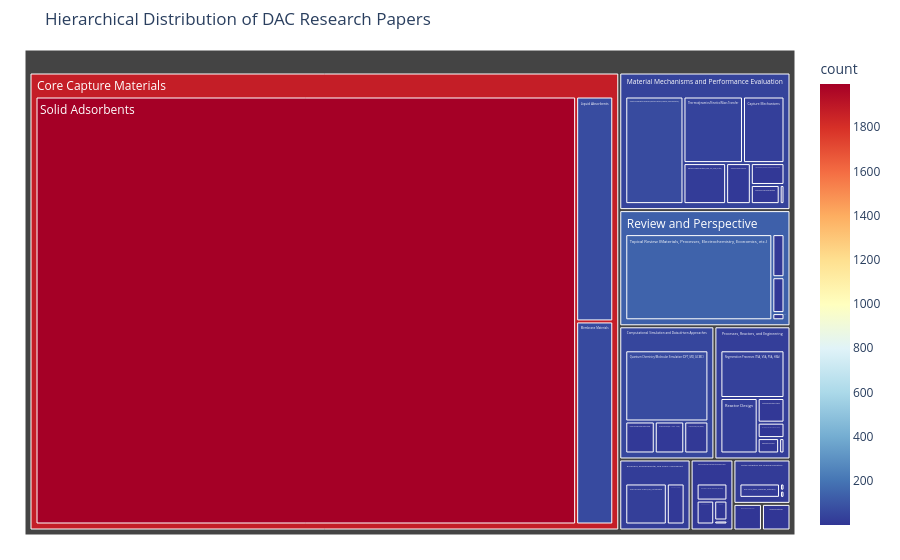

The notebook cell this image was saved under:
### Code cell
# Interactive visualization of class hierarchy
import plotly.express as px

# Create a treemap for class hierarchy
hierarchy_data = df.groupby(['Class', 'Sub-Class 1']).size().reset_index(name='count')

fig = px.treemap(hierarchy_data, 
                 path=['Class', 'Sub-Class 1'], 
                 values='count',
                 title='Hierarchical Distribution of DAC Research Papers',
                 color='count',
                 color_continuous_scale='RdYlBu_r')

fig.update_layout(margin=dict(t=50, l=25, r=25, b=25))
fig.show()

### Figure 1 — Plotly figure (JSON) as saved in the notebook; plotly's stock layout.template omitted (floating-point values rounded to 4 significant figures)
{"data": [{"branchvalues": "total", "customdata": [[11.0], [11.0], [9.0], [69.0], [72.0], [65.0], [1995.0], [12.0], [28.0], [10.0], [1.0], [8.0], [5.0], [1.0], [2.0], [2.0], [1.0], [30.0], [8.0], [6.0], [19.0], [1.0], [11.0], [68.0], [43.0], [2.0], [1.0], [2.0], [1.0], [8.0], [25.0], [5.0], [4.0], [37.0], [1.0], [1.0], [5.0], [6.0], [145.0], [1.0], [18.0], [1.0], [50.84], [1871.0], [23.2], [7.917], [1.667], [42.77], [1.667], [26.25], [134.3], [16.3]], "domain": {"x": [0.0, 1.0], "y": [0.0, 1.0]}, "hovertemplate": "labels=%{label}<br>count_sum=%{value}<br>parent=%{parent}<br>id=%{id}<br>count=%{color}<extra></extra>", "ids": ["Computational Simulation and Data-driven Approaches/Machine Learning-assisted Materials Design", "Computational Simulation and Data-driven Approaches/Multiscale Modeling (atom → reactor → system)", "Computational Simulation and Data-driven Approaches/Process Simulation (Aspen, gPROMS)", "Computational Simulation and Data-driven Approaches/Quantum Chemistry/Molecular Simulation (DFT, MD, GCMC)", "Core Capture Materials/Liquid Absorbents", "Core Capture Materials/Membrane Materials", "Core Capture Materials/Solid Adsorbents", "Economic, Environmental, and Policy Assessment/Life Cycle Assessment (LCA), Carbon Footprint", "Economic, Environmental, and Policy Assessment/Techno-economic Analysis (TEA), Cost Estimation", "Electrochemical/Photoelectrochemical DAC/Electrocatalytic CO2 Reduction Coupled with DAC (eDAC+CO2RR)", "Electrochemical/Photoelectrochemical DAC/Electrocatalytic CO₂ Reduction Coupled with DAC (eDAC+CO₂RR)", "Electrochemical/Photoelectrochemical DAC/Electrochemically Mediated Adsorption/Desorption (ESA)", "Electrochemical/Photoelectrochemical DAC/Photoelectrochemical DAC", "Experimental Methods and Testing Standards/DAC Performance Testing Methods", "Experimental Methods and Testing Standards/DAC Performance Testing Methods (dynamic breakthrough, static adsorption)", "Experimental Methods and Testing Standards/In-situ/Operando Characterization Techniques", "Experimental Methods and Testing Standards/Standardized Material Testing Protocols", "Material Mechanisms and Performance Evaluation/Capture Mechanisms", "Material Mechanisms and Performance Evaluation/Capture Mechanisms (physisorption, chemisorption, interfacial coordination)", "Material Mechanisms and Performance Evaluation/Material Characterization", "Material Mechanisms and Performance Evaluation/Material Characterization (XRD, XPS, FTIR, in situ)", "Material Mechanisms and Performance Evaluation/Selectivity and Interference Resistance (O₂, H₂O, impurities)", "Material Mechanisms and Performance Evaluation/Stability and Degradation Mechanisms", "Material Mechanisms and Performance Evaluation/Stability and Degradation Mechanisms (moisture resistance, oxidation, cycling deactivation)", "Material Mechanisms and Performance Evaluation/Thermodynamics/Kinetics/Mass Transfer", "Membrane Materials/Facilitated Transport Membranes", "Membrane Materials/Inorganic Membranes", "Membrane Materials/Mixed Matrix Membranes (MMMs)", "Membrane Materials/Organic Membranes", "Processes, Reactors, and Engineering/Pilot/Demonstration Studies", "Processes, Reactors, and Engineering/Reactor Design", "Processes, Reactors, and Engineering/Reactor Design (fixed bed, fluidized bed, moving bed, rotating bed)", "Processes, Reactors, and Engineering/Regeneration Processes", "Processes, Reactors, and Engineering/Regeneration Processes (TSA, VSA, PSA, HSA)", "Processes, Reactors, and Engineering/Scale-up and Engineering Challenges", "Review and Perspective/Bibliometric Analysis / Knowledge Mapping", "Review and Perspective/Perspective/Commentary/Editorial", "Review and Perspective/Systematic Review of DAC Technologies", "Review and Perspective/Topical Review (Materials, Processes, Electrochemistry, Economics, etc.)", "System Integration and Coupling Applications/DAC+CCS/Mineral Carbonation (geologic storage, mineralization)", "System Integration and Coupling Applications/DAC+CCU (fuels, chemicals, materials)", "System Integration and Coupling Applications/DAC-Renewable Energy Coupling (solar, wind, geothermal)", "Computational Simulation and Data-driven Approaches", "Core Capture Materials", "Economic, Environmental, and Policy Assessment", "Electrochemical/Photoelectrochemical DAC", "Experimental Methods and Testing Standards", "Material Mechanisms and Performance Evaluation", "Membrane Materials", "Processes, Reactors, and Engineering", "Review and Perspective", "System Integration and Coupling Applications"], "labels": ["Machine Learning-assisted Materials Design", "Multiscale Modeling (atom → reactor → system)", "Process Simulation (Aspen, gPROMS)", "Quantum Chemistry/Molecular Simulation (DFT, MD, GCMC)", "Liquid Absorbents", "Membrane Materials", "Solid Adsorbents", "Life Cycle Assessment (LCA), Carbon Footprint", "Techno-economic Analysis (TEA), Cost Estimation", "Electrocatalytic CO2 Reduction Coupled with DAC (eDAC+CO2RR)", "Electrocatalytic CO₂ Reduction Coupled with DAC (eDAC+CO₂RR)", "Electrochemically Mediated Adsorption/Desorption (ESA)", "Photoelectrochemical DAC", "DAC Performance Testing Methods", "DAC Performance Testing Methods (dynamic breakthrough, static adsorption)", "In-situ/Operando Characterization Techniques", "Standardized Material Testing Protocols", "Capture Mechanisms", "Capture Mechanisms (physisorption, chemisorption, interfacial coordination)", "Material Characterization", "Material Characterization (XRD, XPS, FTIR, in situ)", "Selectivity and Interference Resistance (O₂, H₂O, impurities)", "Stability and Degradation Mechanisms", "Stability and Degradation Mechanisms (moisture resistance, oxidation, cycling deactivation)", "Thermodynamics/Kinetics/Mass Transfer", "Facilitated Transport Membranes", "Inorganic Membranes", "Mixed Matrix Membranes (MMMs)", "Organic Membranes", "Pilot/Demonstration Studies", "Reactor Design", "Reactor Design (fixed bed, fluidized bed, moving bed, rotating bed)", "Regeneration Processes", "Regeneration Processes (TSA, VSA, PSA, HSA)", "Scale-up and Engineering Challenges", "Bibliometric Analysis / Knowledge Mapping", "Perspective/Commentary/Editorial", "Systematic Review of DAC Technologies", "Topical Review (Materials, Processes, Electrochemistry, Economics, etc.)", "DAC+CCS/Mineral Carbonation (geologic storage, mineralization)", "DAC+CCU (fuels, chemicals, materials)", "DAC-Renewable Energy Coupling (solar, wind, geothermal)", "Computational Simulation and Data-driven Approaches", "Core Capture Materials", "Economic, Environmental, and Policy Assessment", "Electrochemical/Photoelectrochemical DAC", "Experimental Methods and Testing Standards", "Material Mechanisms and Performance Evaluation", "Membrane Materials", "Processes, Reactors, and Engineering", "Review and Perspective", "System Integration and Coupling Applications"], "marker": {"coloraxis": "coloraxis", "colors": [11.0, 11.0, 9.0, 69.0, 72.0, 65.0, 1995.0, 12.0, 28.0, 10.0, 1.0, 8.0, 5.0, 1.0, 2.0, 2.0, 1.0, 30.0, 8.0, 6.0, 19.0, 1.0, 11.0, 68.0, 43.0, 2.0, 1.0, 2.0, 1.0, 8.0, 25.0, 5.0, 4.0, 37.0, 1.0, 1.0, 5.0, 6.0, 145.0, 1.0, 18.0, 1.0, 50.84, 1871.0, 23.2, 7.917, 1.667, 42.77, 1.667, 26.25, 134.3, 16.3]}, "name": "", "parents": ["Computational Simulation and Data-driven Approaches", "Computational Simulation and Data-driven Approaches", "Computational Simulation and Data-driven Approaches", "Computational Simulation and Data-driven Approaches", "Core Capture Materials", "Core Capture Materials", "Core Capture Materials", "Economic, Environmental, and Policy Assessment", "Economic, Environmental, and Policy Assessment", "Electrochemical/Photoelectrochemical DAC", "Electrochemical/Photoelectrochemical DAC", "Electrochemical/Photoelectrochemical DAC", "Electrochemical/Photoelectrochemical DAC", "Experimental Methods and Testing Standards", "Experimental Methods and Testing Standards", "Experimental Methods and Testing Standards", "Experimental Methods and Testing Standards", "Material Mechanisms and Performance Evaluation", "Material Mechanisms and Performance Evaluation", "Material Mechanisms and Performance Evaluation", "Material Mechanisms and Performance Evaluation", "Material Mechanisms and Performance Evaluation", "Material Mechanisms and Performance Evaluation", "Material Mechanisms and Performance Evaluation", "Material Mechanisms and Performance Evaluation", "Membrane Materials", "Membrane Materials", "Membrane Materials", "Membrane Materials", "Processes, Reactors, and Engineering", "Processes, Reactors, and Engineering", "Processes, Reactors, and Engineering", "Processes, Reactors, and Engineering", "Processes, Reactors, and Engineering", "Processes, Reactors, and Engineering", "Review and Perspective", "Review and Perspective", "Review and Perspective", "Review and Perspective", "System Integration and Coupling Applications", "System Integration and Coupling Applications", "System Integration and Coupling Applications", "", "", "", "", "", "", "", "", "", ""], "values": [11.0, 11.0, 9.0, 69.0, 72.0, 65.0, 1995.0, 12.0, 28.0, 10.0, 1.0, 8.0, 5.0, 1.0, 2.0, 2.0, 1.0, 30.0, 8.0, 6.0, 19.0, 1.0, 11.0, 68.0, 43.0, 2.0, 1.0, 2.0, 1.0, 8.0, 25.0, 5.0, 4.0, 37.0, 1.0, 1.0, 5.0, 6.0, 145.0, 1.0, 18.0, 1.0, 100.0, 2132.0, 40.0, 24.0, 6.0, 186.0, 6.0, 80.0, 157.0, 20.0], "type": "treemap"}], "layout": {"coloraxis": {"colorbar": {"title": {"text": "count"}}, "colorscale": [[0.0, "rgb(49,54,149)"], [0.1, "rgb(69,117,180)"], [0.2, "rgb(116,173,209)"], [0.3, "rgb(171,217,233)"], [0.4, "rgb(224,243,248)"], [0.5, "rgb(255,255,191)"], [0.6, "rgb(254,224,144)"], [0.7, "rgb(253,174,97)"], [0.8, "rgb(244,109,67)"], [0.9, "rgb(215,48,39)"], [1.0, "rgb(165,0,38)"]]}, "legend": {"tracegroupgap": 0}, "title": {"text": "Hierarchical Distribution of DAC Research Papers"}, "margin": {"t": 50, "l": 25, "r": 25, "b": 25}}}
